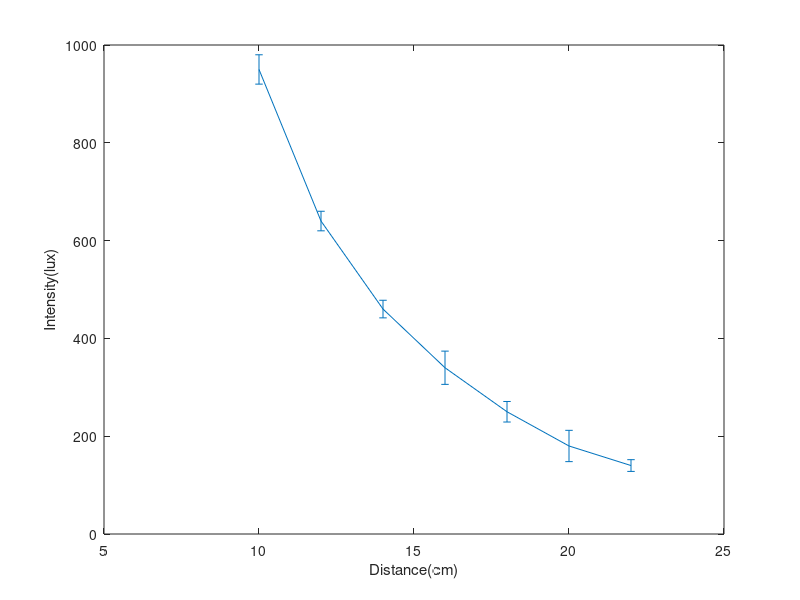

Write MATLAB code to recreate this figure.
x=10:2:22;
y=[950 640 460 340 250 180 140];
err=[30 20 18 34 21 32 12];
errorbar(x,y,err);
xlabel('Distance(cm)');
ylabel('Intensity(lux)');
